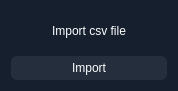
<?xml version="1.0" encoding="UTF-8"?>
<ui version="4.0">
 <class>Form</class>
 <widget class="QWidget" name="Form">
  <property name="geometry">
   <rect>
    <x>0</x>
    <y>0</y>
    <width>178</width>
    <height>91</height>
   </rect>
  </property>
  <property name="windowTitle">
   <string>Form</string>
  </property>
  <property name="styleSheet">
   <string notr="true">background-color: #151f2e;
color: #FFFFFF;
font: 11pt &quot;Nirmala UI&quot;;

</string>
  </property>
  <layout class="QHBoxLayout" name="horizontalLayout">
   <item>
    <layout class="QVBoxLayout" name="main_layout">
     <item>
      <widget class="QLabel" name="info_label">
       <property name="text">
        <string>Import csv file</string>
       </property>
       <property name="alignment">
        <set>Qt::AlignCenter</set>
       </property>
      </widget>
     </item>
     <item>
      <widget class="QPushButton" name="import_button">
       <property name="styleSheet">
        <string notr="true">QPushButton {
    background-color: #252e3d; 
    border-radius: 6px;
	padding-top: 5px;
	padding-bottom: 5px;
}
</string>
       </property>
       <property name="text">
        <string>Import</string>
       </property>
      </widget>
     </item>
    </layout>
   </item>
  </layout>
 </widget>
 <resources/>
 <connections/>
</ui>
